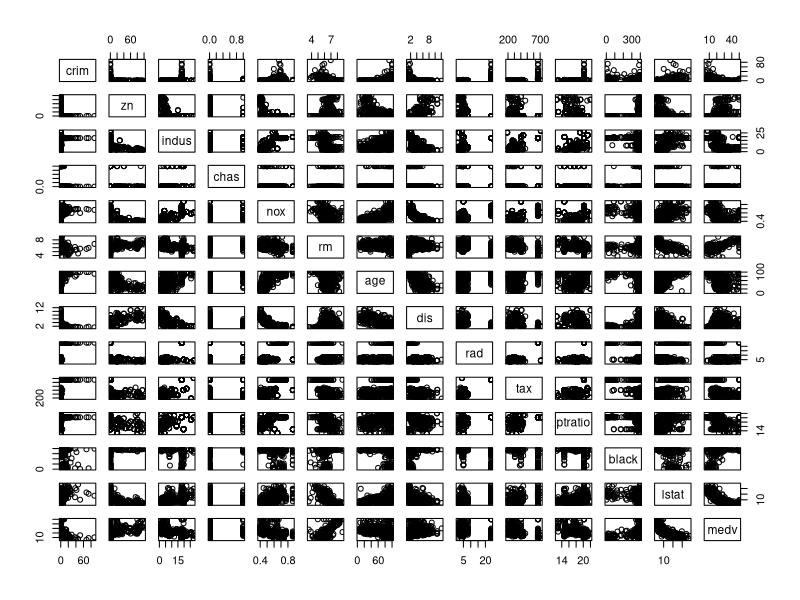
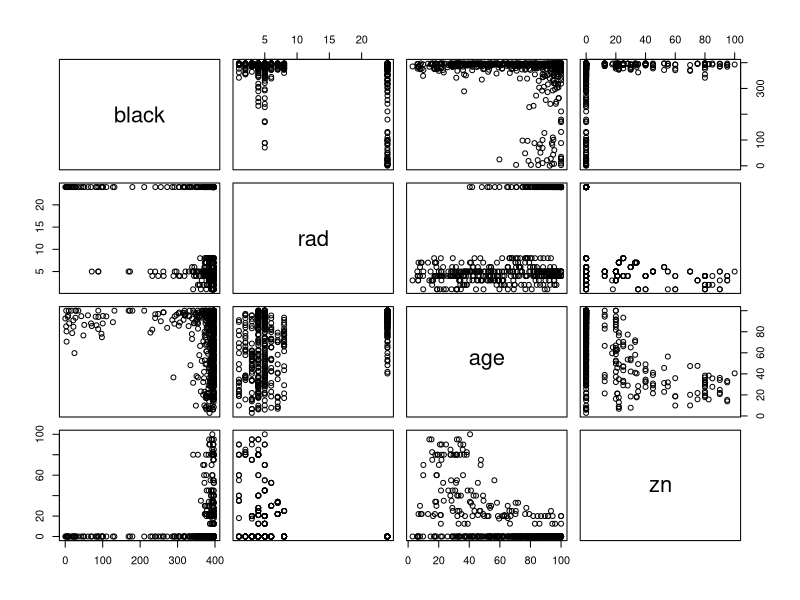
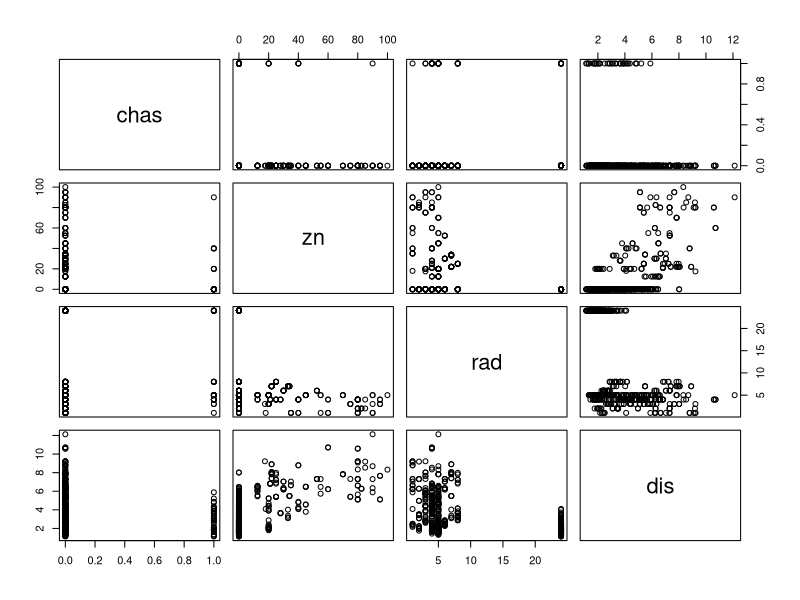
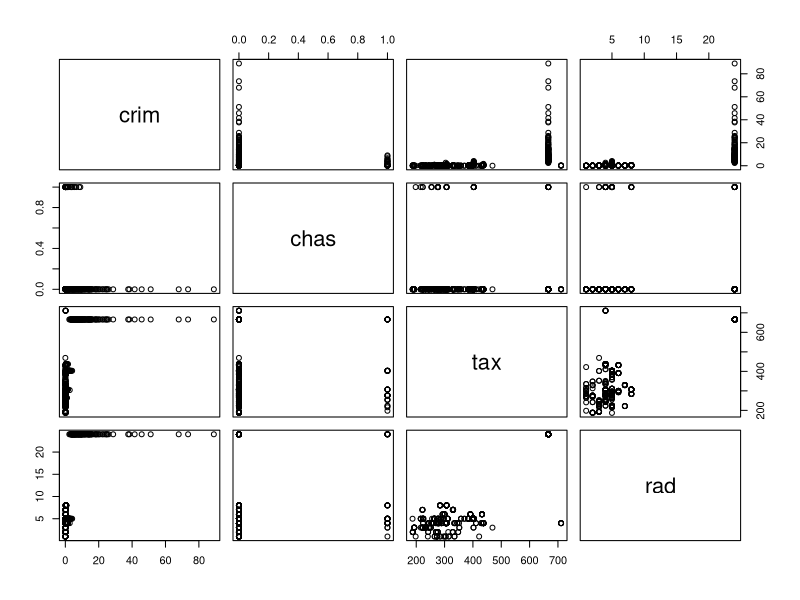
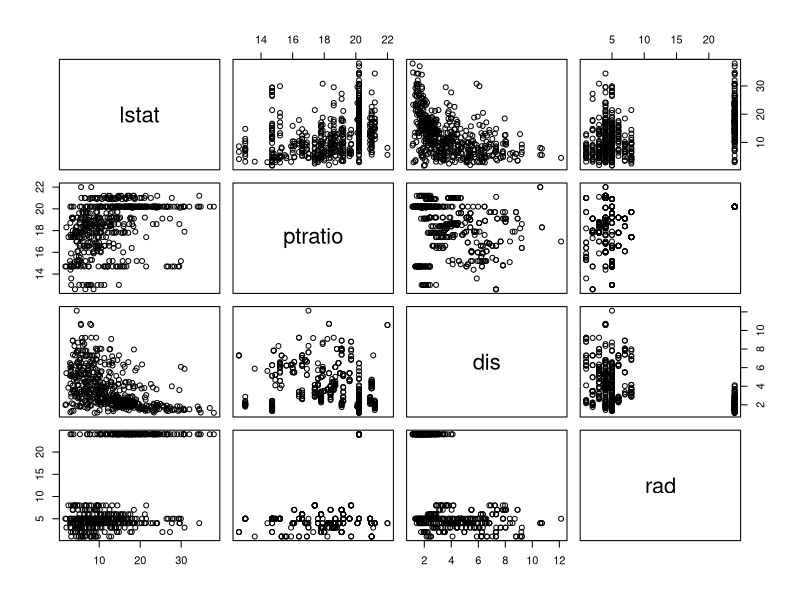
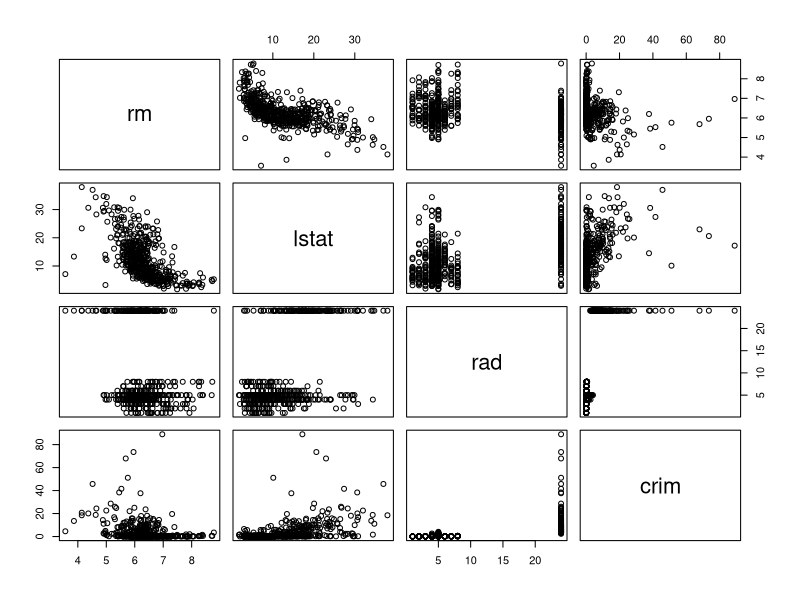
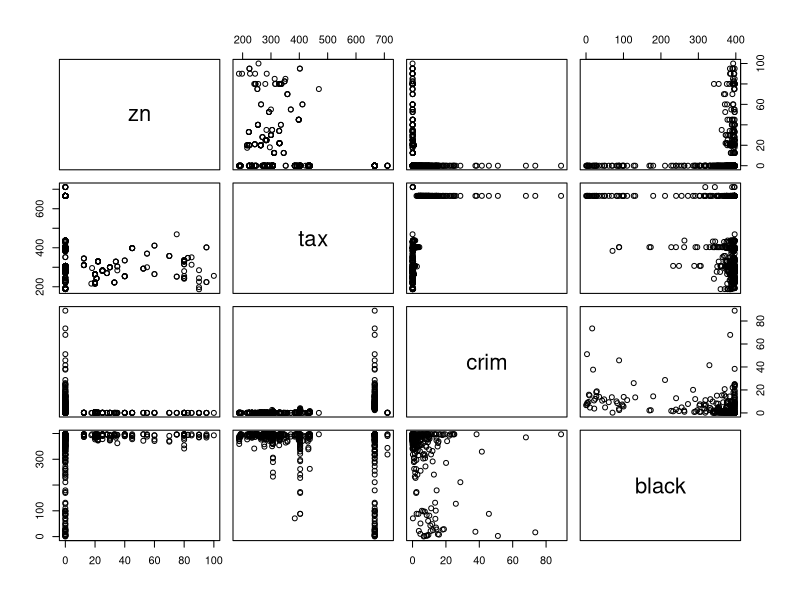
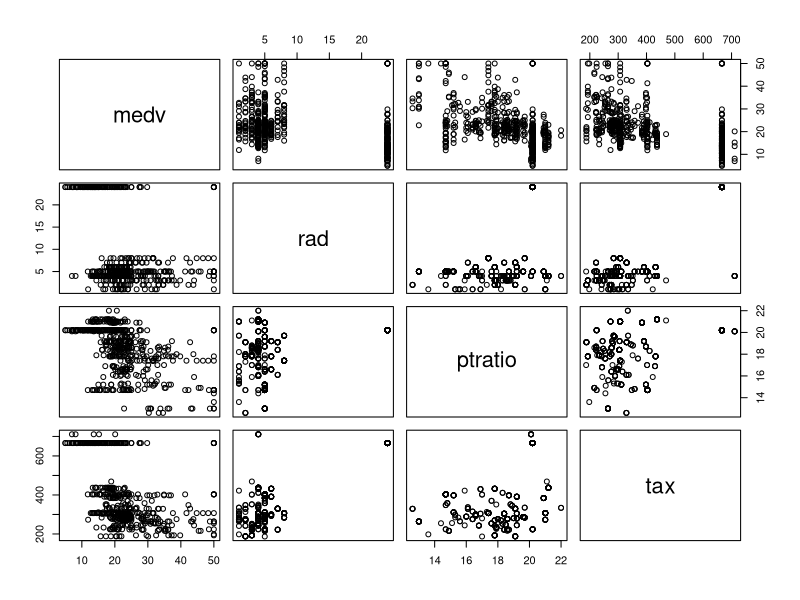

Generate these figures, in order, with R:
## ---- chunk 1
library(ggplot2)
library(knitr)
## ---- chunk 2
library(MASS)
## ---- chunk 3
Boston
## ---- chunk 4
?Boston
## ---- chunk 5
dim(Boston)
## ---- chunk 6
pairs(Boston)
## ---- chunk 7
# take a random sample of 4 columns each time and
# use this to fill in the plot with a few randomly
# selected variables; 8 times is enough
for(i in 1:8){pairs(Boston[,sample(1:14,4)])}
## ---- chunk 8
correlations = data.frame(variable = NULL, coef = NULL, significant = NULL)
for(i in 2:dim(Boston)[2]){
  test = cor.test(Boston$crim,Boston[,i])
  variable = names(Boston)[i]
  coef = test$estimate
  significant = ifelse(test$p.value < 0.05, "YES", "NO")
  correlations = rbind(correlations,data.frame(variable,coef,significant, row.names = NULL))
}
kable(correlations, row.names = FALSE)
## ---- chunk 9
kable(correlations[order(-abs(correlations$coef)),], row.names = FALSE)
## ---- chunk 10
table(Boston$chas)
## ---- chunk 11
summary(Boston$ptratio)
## ---- chunk 12
head(Boston[order(Boston$medv),])
apply(Boston, 2, summary)
